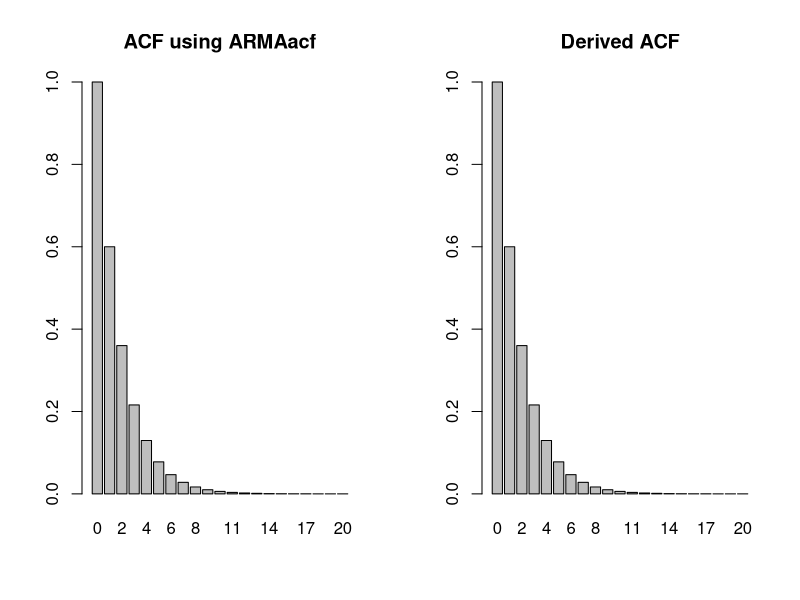

Generate this figure with R:
## ---- chunk 1
knitr::opts_chunk$set(echo = TRUE)
## ---- chunk 2
set.seed(123456789)
par(mfrow=c(1,2))
barplot(ARMAacf(ar=c(0.6),lag.max=20),main='ACF using ARMAacf')
barplot(.6^(0:20), main='Derived ACF',names.arg=c(0:20))

#Number of autocorrelations that are different
num_diff = sum(round(ARMAacf(ar=c(0.6),lag.max=20),5) != round(.6^(0:20),5)) 
num_diff
